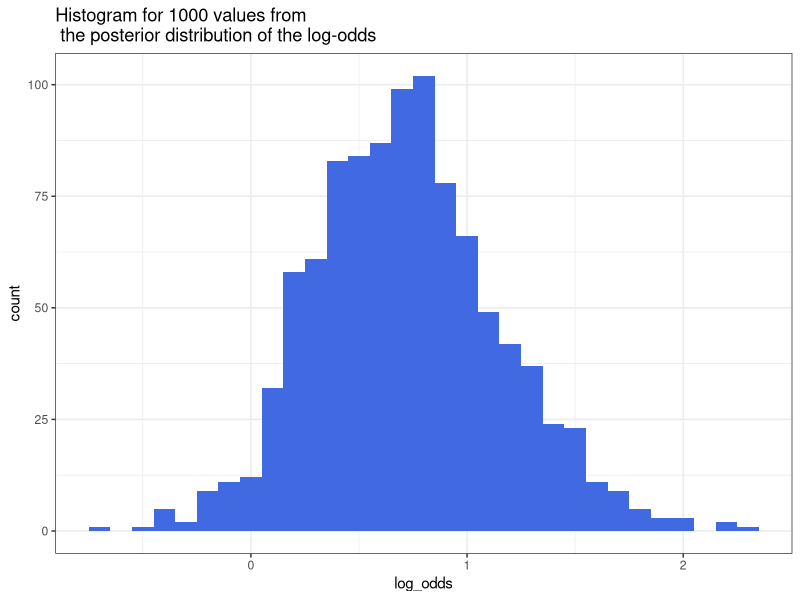
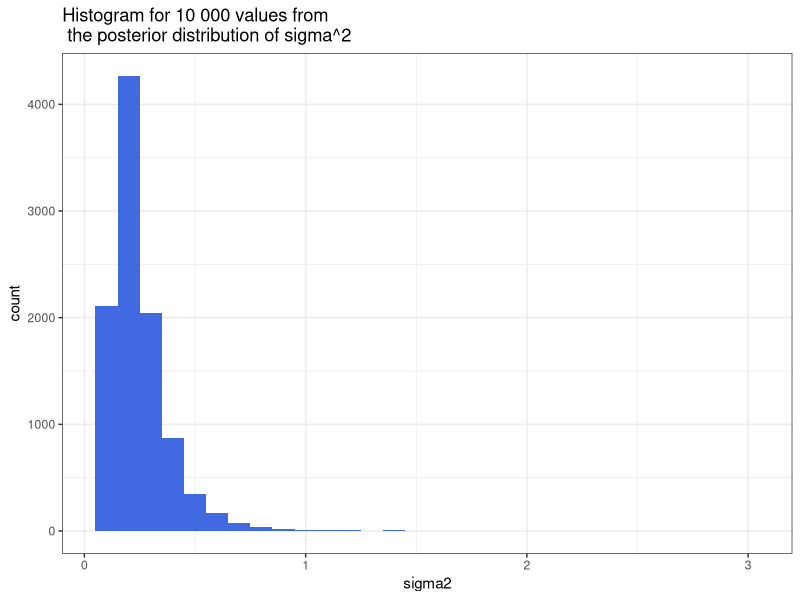
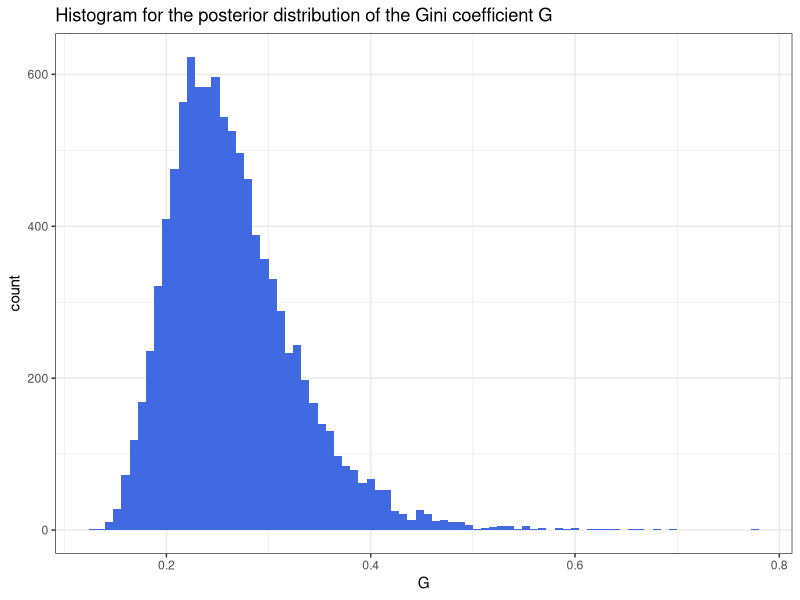
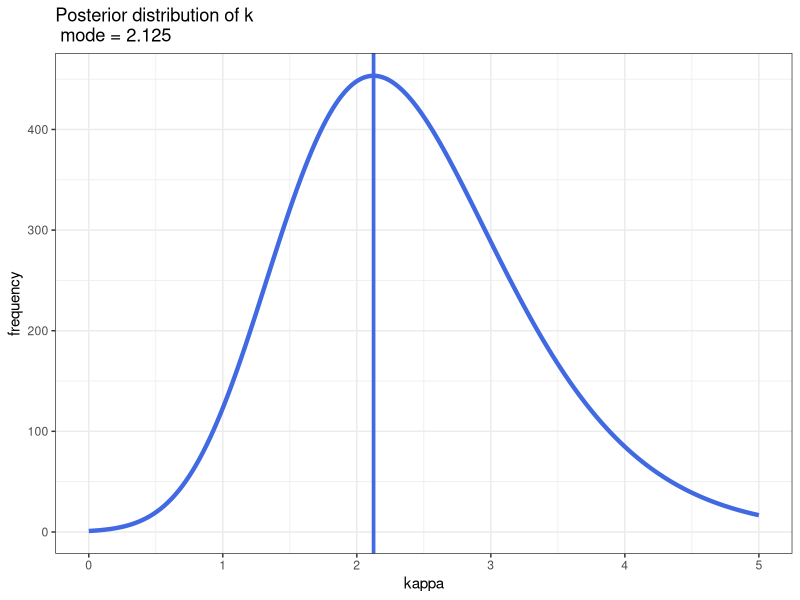
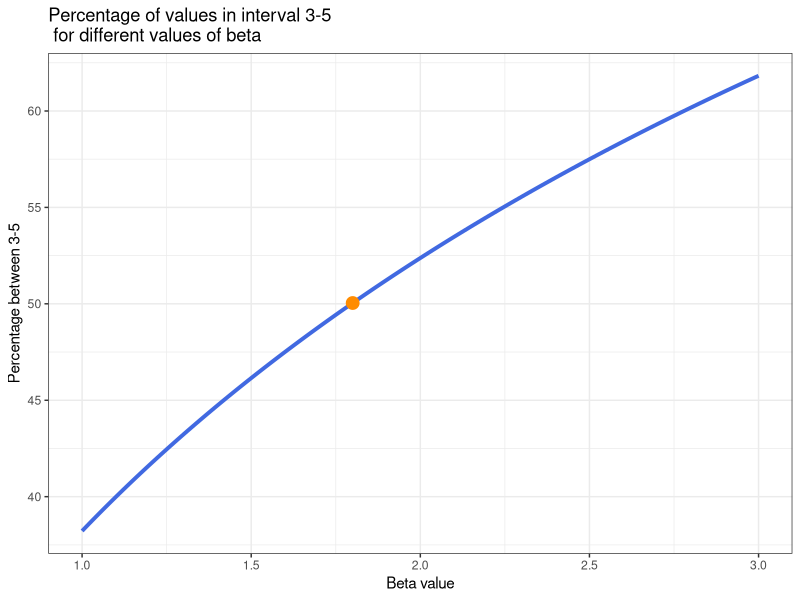
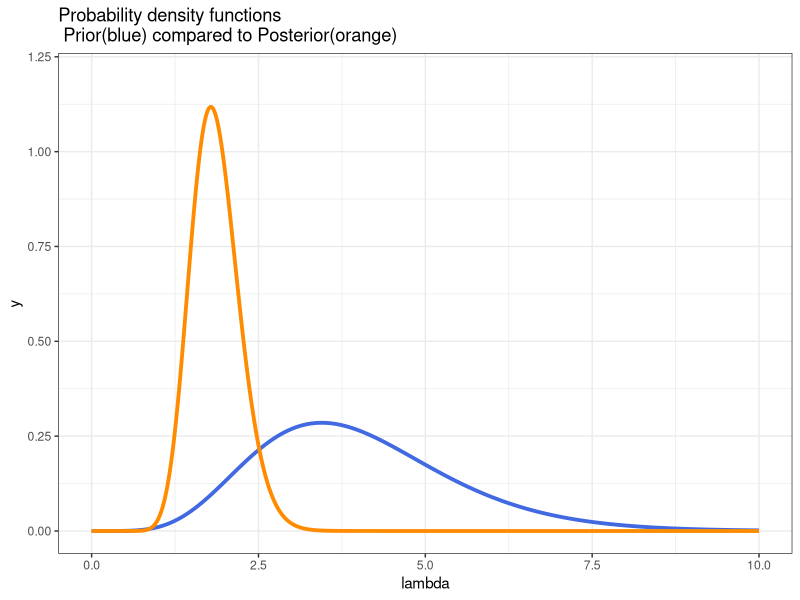

Source code (R) for these figures, in order:
library(ggplot2)
# 1.a)
set.seed(12345)
beta10 <- rbeta(10, 16, 8) 
beta100 <- rbeta(100, 16, 8)
beta1000 <- rbeta(1000, 16, 8)
#sd(beta10); sd(beta100) ; sd(beta1000)
true_sd <- sqrt((16*8)/((16+8)^2*(16+8+1)))
#mean(beta10); mean(beta100) ; mean(beta1000)
true_mean <- 16/(16+8) # True value, (alpha + s) / ((alpha + s) + (beta + f))
# 1.b)
beta_10_val <-length(subset(beta10, beta10 < 0.4)) / 10
beta_100_val <- length(subset(beta100, beta100 < 0.4)) / 100
beta_1000_val <- length(subset(beta1000, beta1000 < 0.4)) / 1000
true_prob <- pbeta(0.4, 16, 8)
log_odds <- log(beta1000 / (1-beta1000))
log_odds_frame <- data.frame(log_odds=log_odds)
ggplot(log_odds_frame, aes(log_odds)) + geom_histogram(binwidth=0.1, fill="royalblue") + theme_bw() + ggtitle("Histogram for 1000 values from \n the posterior distribution of the log-odds")
density(log_odds)
y <- c(14,25,45,25,30,33,19,50,34,67)
sigma2 <- 0
set.seed(12345)
for(i in 1:10000){
  chisq <- rchisq(1, 10)
  sigma2[i] <- (sum((log(y)-3.5)^2)) / chisq
}
sigma2_frame <- data.frame(sigma2=sigma2)
ggplot(sigma2_frame, aes(sigma2)) + geom_histogram(binwidth=0.1, fill="royalblue") + theme_bw() + ggtitle("Histogram for 10 000 values from \n the posterior distribution of sigma^2")
max(sigma2)
#mean(sigma2)
#var(sigma2)
# theoretical mean
#c(theoretical_mean=(sum((log(y)-3.5)^2))/(10-2))
# theoretical variance
#c(theoretical_variance=(2*10^2 * ((sum((log(y)-3.5)^2))/10)^2 ) / (8^2 * 6))
c(Mean=mean(sigma2))
c(Variance=var(sigma2))
c(theoretical_mean=(sum((log(y)-3.5)^2))/(10-2))
c(theoretical_variance=(2*10^2 * ((sum((log(y)-3.5)^2))/10)^2 ) / (8^2 * 6))
G <- 2*pnorm((sqrt(sigma2)/sqrt(2)))-1
G_frame <- data.frame(G=G)
ggplot(G_frame, aes(G)) + geom_histogram(binwidth=0.008, fill="royalblue") + theme_bw() + ggtitle("Histogram for the posterior distribution of the Gini coefficient G")
# a)
radians <- c(-2.44,2.14,2.54,1.83,2.02,2.33,-2.79,2.23,2.07,2.02)
kappa <- seq(from=0, to=5, by=0.001)
distKappa <- (1/besselI(kappa, 0))^10 * exp(kappa * sum(cos(radians-2.39))-kappa)
kappaFrame <- data.frame(x=kappa, y=distKappa)
maxkappa <- which.max(distKappa)
modeKappa <- kappa[2126]
ggplot(kappaFrame, aes(x=x,y=y)) + geom_line(col="royalblue", size=1.5) + geom_vline(xintercept=modeKappa,col="royalblue",size=1.25) +
  ggtitle("Posterior distribution of k \n mode = 2.125") + theme_bw() +ylab("frequency") + xlab("kappa")
bseq <- seq(1,3, 0.01)
prob <- 0
j <- 0
for(i in bseq){
  j <- j+1
  prob[j] <-  (pgamma(q = 5, 4*i, i) - pgamma(q = 3, 4*i, i) ) *100
}
prob <- data.frame(x=bseq, y=prob)
ggplot(prob, aes(x=x, y=y)) + geom_line(col="royalblue", size=1.35) + ggtitle("Percentage of values in interval 3-5\n for different values of beta") + ylab("Percentage between 3-5") + xlab("Beta value") + geom_point(data=data.frame(y=0.5004194*100,x=1.8), size=4, col="darkorange") + theme_bw()
# c
ysum <- sum(120342 + 235967 + 243745 + 197452 + 276935 + 157222) / 100000
 # prior
prior <- data.frame(x=seq(0,10, 0.01), y=dgamma(seq(0, 10, by=0.01), 4*1.81, 1.81))
posterior <- data.frame(x=seq(0,10, 0.01),y=dgamma(seq(0, 10, by=0.01), 4*1.81 + 19, 1.81 + 12.31663))
ggplot(prior, aes(x=x, y=y)) + geom_line(col="royalblue", size=1.3) + ylim(0,1.2) + geom_line(data=posterior, aes(x=x, y=y), col="darkorange", size=1.3) + theme_bw() + ggtitle("Probability density functions \n Prior(blue) compared to Posterior(orange)") + xlab("lambda")
## NA
